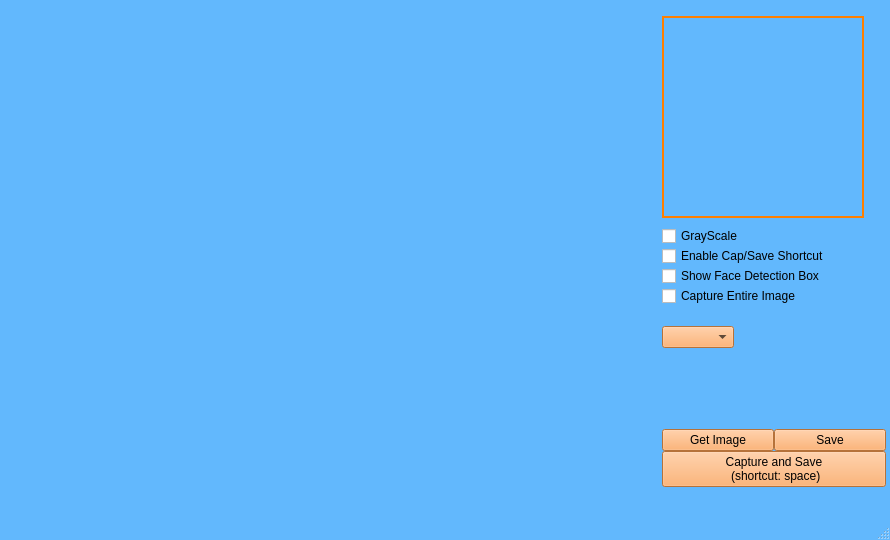
<?xml version="1.0" encoding="UTF-8"?>
<ui version="4.0">
 <class>MainWindow</class>
 <widget class="QMainWindow" name="MainWindow">
  <property name="windowModality">
   <enum>Qt::ApplicationModal</enum>
  </property>
  <property name="enabled">
   <bool>true</bool>
  </property>
  <property name="geometry">
   <rect>
    <x>0</x>
    <y>0</y>
    <width>890</width>
    <height>540</height>
   </rect>
  </property>
  <property name="sizePolicy">
   <sizepolicy hsizetype="Fixed" vsizetype="Preferred">
    <horstretch>0</horstretch>
    <verstretch>0</verstretch>
   </sizepolicy>
  </property>
  <property name="minimumSize">
   <size>
    <width>890</width>
    <height>540</height>
   </size>
  </property>
  <property name="maximumSize">
   <size>
    <width>890</width>
    <height>800</height>
   </size>
  </property>
  <property name="focusPolicy">
   <enum>Qt::NoFocus</enum>
  </property>
  <property name="windowTitle">
   <string>MainWindow</string>
  </property>
  <property name="styleSheet">
   <string notr="true">QWidget#centralwidget {background:rgb(98, 184, 253);}
QMainWindow{background: rgb(98, 184, 253);}
QCheckBox{color:white;}
QPushButton{background:rgb(255, 160, 81);}
QWidget{color:black;}
QComboBox{background:rgb(255, 160, 81);}
QComboBox QListView{background:rgb(255, 197, 145);}
QMenuBar{background:rgb(218, 238, 253);}
QDialog{background:rgb(218, 238, 253);}
QLineEdit{background:rgb(255, 215, 179);}
QDoubleSpinBox{background:rgb(255, 215, 179);}
QTabBar::Tab{background:rgb(98, 184, 253);}
QWidget#captureTab{background:rgb(98, 184, 253);}
QWidget#editingTab{background:rgb(98, 184, 253);}
QListView{background:rgb(255, 215, 179)}</string>
  </property>
  <property name="iconSize">
   <size>
    <width>30</width>
    <height>30</height>
   </size>
  </property>
  <property name="documentMode">
   <bool>false</bool>
  </property>
  <widget class="QWidget" name="centralwidget">
   <property name="minimumSize">
    <size>
     <width>890</width>
     <height>0</height>
    </size>
   </property>
   <property name="maximumSize">
    <size>
     <width>890</width>
     <height>16777215</height>
    </size>
   </property>
   <widget class="QTabWidget" name="mainTabs">
    <property name="geometry">
     <rect>
      <x>-10</x>
      <y>-30</y>
      <width>931</width>
      <height>831</height>
     </rect>
    </property>
    <property name="contextMenuPolicy">
     <enum>Qt::DefaultContextMenu</enum>
    </property>
    <property name="tabPosition">
     <enum>QTabWidget::North</enum>
    </property>
    <property name="tabShape">
     <enum>QTabWidget::Rounded</enum>
    </property>
    <property name="currentIndex">
     <number>0</number>
    </property>
    <property name="iconSize">
     <size>
      <width>0</width>
      <height>0</height>
     </size>
    </property>
    <property name="elideMode">
     <enum>Qt::ElideNone</enum>
    </property>
    <property name="usesScrollButtons">
     <bool>false</bool>
    </property>
    <property name="tabsClosable">
     <bool>false</bool>
    </property>
    <widget class="QWidget" name="captureTab">
     <attribute name="title">
      <string>Tab 1</string>
     </attribute>
     <widget class="QWidget" name="verticalLayoutWidget_2">
      <property name="geometry">
       <rect>
        <x>670</x>
        <y>230</y>
        <width>224</width>
        <height>261</height>
       </rect>
      </property>
      <property name="sizePolicy">
       <sizepolicy hsizetype="Expanding" vsizetype="Preferred">
        <horstretch>0</horstretch>
        <verstretch>0</verstretch>
       </sizepolicy>
      </property>
      <layout class="QVBoxLayout" name="verticalLayout" stretch="0,1,1,0,0,1,1,1,1">
       <property name="spacing">
        <number>0</number>
       </property>
       <property name="sizeConstraint">
        <enum>QLayout::SetDefaultConstraint</enum>
       </property>
       <property name="topMargin">
        <number>0</number>
       </property>
       <item>
        <widget class="QCheckBox" name="GrayScaleBox">
         <property name="sizePolicy">
          <sizepolicy hsizetype="Minimum" vsizetype="Fixed">
           <horstretch>0</horstretch>
           <verstretch>1</verstretch>
          </sizepolicy>
         </property>
         <property name="styleSheet">
          <string notr="true"/>
         </property>
         <property name="text">
          <string>GrayScale</string>
         </property>
        </widget>
       </item>
       <item>
        <widget class="QCheckBox" name="CapShortcutBox">
         <property name="text">
          <string>Enable Cap/Save Shortcut</string>
         </property>
        </widget>
       </item>
       <item>
        <widget class="QCheckBox" name="ShowFaceDetectionBox">
         <property name="sizePolicy">
          <sizepolicy hsizetype="Minimum" vsizetype="Fixed">
           <horstretch>0</horstretch>
           <verstretch>0</verstretch>
          </sizepolicy>
         </property>
         <property name="text">
          <string>Show Face Detection Box</string>
         </property>
        </widget>
       </item>
       <item>
        <widget class="QCheckBox" name="capEntireImageBox">
         <property name="text">
          <string>Capture Entire Image</string>
         </property>
        </widget>
       </item>
       <item>
        <spacer name="verticalSpacer_5">
         <property name="orientation">
          <enum>Qt::Vertical</enum>
         </property>
         <property name="sizeHint" stdset="0">
          <size>
           <width>20</width>
           <height>20</height>
          </size>
         </property>
        </spacer>
       </item>
       <item>
        <widget class="QComboBox" name="LabelMenu">
         <property name="sizePolicy">
          <sizepolicy hsizetype="Maximum" vsizetype="Maximum">
           <horstretch>1</horstretch>
           <verstretch>1</verstretch>
          </sizepolicy>
         </property>
         <property name="focusPolicy">
          <enum>Qt::NoFocus</enum>
         </property>
         <property name="styleSheet">
          <string notr="true"/>
         </property>
         <property name="editable">
          <bool>false</bool>
         </property>
         <property name="currentText">
          <string/>
         </property>
         <property name="sizeAdjustPolicy">
          <enum>QComboBox::AdjustToContents</enum>
         </property>
        </widget>
       </item>
       <item>
        <spacer name="verticalSpacer_6">
         <property name="orientation">
          <enum>Qt::Vertical</enum>
         </property>
         <property name="sizeType">
          <enum>QSizePolicy::Preferred</enum>
         </property>
         <property name="sizeHint" stdset="0">
          <size>
           <width>20</width>
           <height>40</height>
          </size>
         </property>
        </spacer>
       </item>
       <item>
        <layout class="QHBoxLayout" name="horizontalLayout" stretch="0,0">
         <property name="spacing">
          <number>0</number>
         </property>
         <property name="sizeConstraint">
          <enum>QLayout::SetDefaultConstraint</enum>
         </property>
         <property name="topMargin">
          <number>40</number>
         </property>
         <property name="bottomMargin">
          <number>0</number>
         </property>
         <item>
          <widget class="QPushButton" name="FaceButton">
           <property name="sizePolicy">
            <sizepolicy hsizetype="Minimum" vsizetype="Fixed">
             <horstretch>0</horstretch>
             <verstretch>0</verstretch>
            </sizepolicy>
           </property>
           <property name="styleSheet">
            <string notr="true"/>
           </property>
           <property name="text">
            <string>Get Image</string>
           </property>
          </widget>
         </item>
         <item>
          <widget class="QPushButton" name="SaveButton">
           <property name="sizePolicy">
            <sizepolicy hsizetype="Preferred" vsizetype="Fixed">
             <horstretch>0</horstretch>
             <verstretch>0</verstretch>
            </sizepolicy>
           </property>
           <property name="text">
            <string>Save</string>
           </property>
          </widget>
         </item>
        </layout>
       </item>
       <item>
        <widget class="QPushButton" name="CapAndSaveButton">
         <property name="sizePolicy">
          <sizepolicy hsizetype="Preferred" vsizetype="Fixed">
           <horstretch>1</horstretch>
           <verstretch>1</verstretch>
          </sizepolicy>
         </property>
         <property name="text">
          <string>Capture and Save 
 (shortcut: space)</string>
         </property>
        </widget>
       </item>
      </layout>
     </widget>
     <widget class="QLabel" name="faceImg">
      <property name="geometry">
       <rect>
        <x>670</x>
        <y>20</y>
        <width>202</width>
        <height>202</height>
       </rect>
      </property>
      <property name="sizePolicy">
       <sizepolicy hsizetype="Preferred" vsizetype="Preferred">
        <horstretch>0</horstretch>
        <verstretch>0</verstretch>
       </sizepolicy>
      </property>
      <property name="styleSheet">
       <string notr="true">border: 2px solid rgb(255, 127, 0);</string>
      </property>
      <property name="frameShadow">
       <enum>QFrame::Plain</enum>
      </property>
      <property name="lineWidth">
       <number>3</number>
      </property>
      <property name="text">
       <string/>
      </property>
     </widget>
     <widget class="QLabel" name="LabelTracker">
      <property name="geometry">
       <rect>
        <x>10</x>
        <y>490</y>
        <width>640</width>
        <height>261</height>
       </rect>
      </property>
      <property name="text">
       <string/>
      </property>
     </widget>
     <widget class="QLabel" name="videoFeed">
      <property name="geometry">
       <rect>
        <x>10</x>
        <y>8</y>
        <width>640</width>
        <height>480</height>
       </rect>
      </property>
      <property name="sizePolicy">
       <sizepolicy hsizetype="Fixed" vsizetype="Fixed">
        <horstretch>0</horstretch>
        <verstretch>0</verstretch>
       </sizepolicy>
      </property>
      <property name="minimumSize">
       <size>
        <width>0</width>
        <height>0</height>
       </size>
      </property>
      <property name="contextMenuPolicy">
       <enum>Qt::ActionsContextMenu</enum>
      </property>
      <property name="styleSheet">
       <string notr="true"/>
      </property>
      <property name="frameShadow">
       <enum>QFrame::Plain</enum>
      </property>
      <property name="lineWidth">
       <number>1</number>
      </property>
      <property name="text">
       <string/>
      </property>
     </widget>
    </widget>
    <widget class="QWidget" name="editingTab">
     <attribute name="title">
      <string>Tab 2</string>
     </attribute>
     <widget class="QLabel" name="editPicDisplay">
      <property name="geometry">
       <rect>
        <x>260</x>
        <y>50</y>
        <width>400</width>
        <height>400</height>
       </rect>
      </property>
      <property name="text">
       <string/>
      </property>
     </widget>
     <widget class="QDialogButtonBox" name="editPicNav">
      <property name="geometry">
       <rect>
        <x>255</x>
        <y>470</y>
        <width>161</width>
        <height>23</height>
       </rect>
      </property>
      <property name="orientation">
       <enum>Qt::Horizontal</enum>
      </property>
      <property name="standardButtons">
       <set>QDialogButtonBox::No|QDialogButtonBox::Yes</set>
      </property>
      <property name="centerButtons">
       <bool>true</bool>
      </property>
     </widget>
     <widget class="QComboBox" name="editLabelSelector">
      <property name="geometry">
       <rect>
        <x>440</x>
        <y>470</y>
        <width>75</width>
        <height>23</height>
       </rect>
      </property>
      <property name="focusPolicy">
       <enum>Qt::NoFocus</enum>
      </property>
     </widget>
     <widget class="QWidget" name="gridLayoutWidget">
      <property name="geometry">
       <rect>
        <x>700</x>
        <y>160</y>
        <width>160</width>
        <height>51</height>
       </rect>
      </property>
      <layout class="QGridLayout" name="gridLayout">
       <property name="sizeConstraint">
        <enum>QLayout::SetNoConstraint</enum>
       </property>
       <item row="1" column="0">
        <widget class="QLabel" name="label">
         <property name="text">
          <string>Label</string>
         </property>
        </widget>
       </item>
       <item row="0" column="0">
        <widget class="QLabel" name="label_2">
         <property name="text">
          <string>Picture</string>
         </property>
        </widget>
       </item>
       <item row="0" column="1">
        <widget class="QLineEdit" name="picPathDisplay">
         <property name="frame">
          <bool>false</bool>
         </property>
         <property name="readOnly">
          <bool>true</bool>
         </property>
        </widget>
       </item>
       <item row="1" column="1">
        <widget class="QLineEdit" name="picLabelDisplay">
         <property name="frame">
          <bool>false</bool>
         </property>
         <property name="readOnly">
          <bool>true</bool>
         </property>
        </widget>
       </item>
      </layout>
     </widget>
     <widget class="QLabel" name="labelBackground">
      <property name="geometry">
       <rect>
        <x>699</x>
        <y>162</y>
        <width>163</width>
        <height>46</height>
       </rect>
      </property>
      <property name="styleSheet">
       <string notr="true">background: rgb(255, 160, 81)</string>
      </property>
      <property name="text">
       <string/>
      </property>
     </widget>
     <widget class="QPushButton" name="editSaveButton">
      <property name="geometry">
       <rect>
        <x>520</x>
        <y>470</y>
        <width>75</width>
        <height>23</height>
       </rect>
      </property>
      <property name="focusPolicy">
       <enum>Qt::NoFocus</enum>
      </property>
      <property name="text">
       <string>Save</string>
      </property>
     </widget>
     <widget class="QListWidget" name="pathList">
      <property name="geometry">
       <rect>
        <x>10</x>
        <y>50</y>
        <width>231</width>
        <height>451</height>
       </rect>
      </property>
     </widget>
     <widget class="QLabel" name="label_3">
      <property name="geometry">
       <rect>
        <x>260</x>
        <y>10</y>
        <width>401</width>
        <height>41</height>
       </rect>
      </property>
      <property name="text">
       <string>Left/Right arrow keys change pictures
Up/Down arrows change label</string>
      </property>
      <property name="alignment">
       <set>Qt::AlignCenter</set>
      </property>
     </widget>
     <widget class="QPushButton" name="editDelete">
      <property name="geometry">
       <rect>
        <x>690</x>
        <y>470</y>
        <width>75</width>
        <height>23</height>
       </rect>
      </property>
      <property name="text">
       <string>Delete</string>
      </property>
     </widget>
     <widget class="QCheckBox" name="editResizeImageToggle">
      <property name="geometry">
       <rect>
        <x>700</x>
        <y>230</y>
        <width>161</width>
        <height>21</height>
       </rect>
      </property>
      <property name="text">
       <string>Resize images for display</string>
      </property>
     </widget>
     <widget class="QPushButton" name="makeBoxButton">
      <property name="geometry">
       <rect>
        <x>700</x>
        <y>270</y>
        <width>91</width>
        <height>31</height>
       </rect>
      </property>
      <property name="text">
       <string>Draw Bounding
Boxes</string>
      </property>
     </widget>
     <zorder>labelBackground</zorder>
     <zorder>editPicDisplay</zorder>
     <zorder>editPicNav</zorder>
     <zorder>editLabelSelector</zorder>
     <zorder>gridLayoutWidget</zorder>
     <zorder>editSaveButton</zorder>
     <zorder>pathList</zorder>
     <zorder>label_3</zorder>
     <zorder>editDelete</zorder>
     <zorder>editResizeImageToggle</zorder>
     <zorder>makeBoxButton</zorder>
    </widget>
   </widget>
  </widget>
  <widget class="QStatusBar" name="statusbar"/>
  <widget class="QMenuBar" name="mainMenu">
   <property name="geometry">
    <rect>
     <x>0</x>
     <y>0</y>
     <width>890</width>
     <height>21</height>
    </rect>
   </property>
  </widget>
  <action name="actionchange_tabs">
   <property name="text">
    <string>change tabs</string>
   </property>
  </action>
 </widget>
 <resources/>
 <connections/>
</ui>
